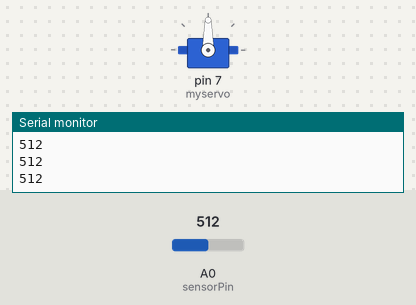
The sketch below on a simulated Arduino Uno, built with avr-gcc and run on an emulated ATmega328P. Shown: servo, the last lines printed to the serial monitor. The inputs (shaded band) are chosen by the test bench; at power-on: A0 (sensorPin) = 512.

Above: at 2.7 s.
2.8 s: A0 (sensorPin) set to 76
4.3 s: A0 (sensorPin) set to 88
At 5.4 s:
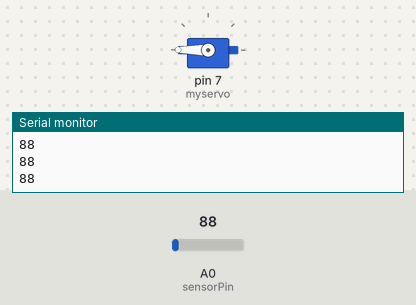
5.8 s: A0 (sensorPin) set to 0
At 6.4 s:
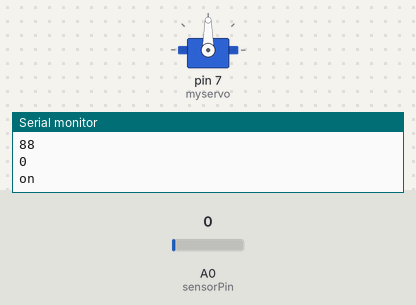
7.3 s: A0 (sensorPin) set to 90
At 7.7 s:
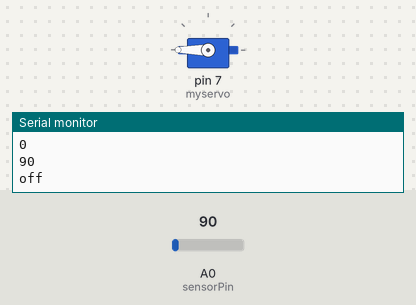
Timing chart, 0 to 9.8 s (numbered marks = the images above; inputs shaded):
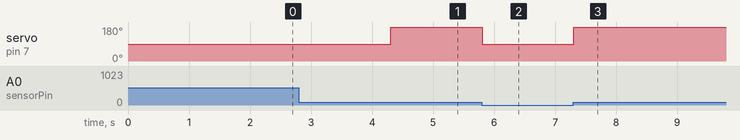

The sketch:

sense_move_w_delay.ino
```cpp
/*sense_move_w_delay
Similar to sense_and_move, but now state dependent. Rather than moving to 90 and back if an object is detected, the paddle changes state depending on the state it
is currently in.
If 90, move to 0
If 0, move to 90
*/


//---------------------------------------------------------------Initializations---------------------------------------------------------------
#include <Servo.h>

Servo myservo;  // create servo object to control a servo
                // twelve servo objects can be created on most boards
int pos = 0;          // variable to store the servo position
int sensorPin = A0;   // select the input pin for the potentiometer
int sensorValue = 0;  // variable to store the value coming from the sensor
int on = 0;           // set to 1 during state change


//---------------------------------------------------------------Functions---------------------------------------------------------------
void setup()
{
  myservo.attach(7);  // attaches the servo on pin 9 to the servo object
  Serial.begin(9600);
}

void loop()
{
  sensorValue = analogRead(sensorPin);
  Serial.println(sensorValue);
  if((sensorValue < 80) && (on == 0)){ //80 is ballpark value for if an event is detected. On is state of paddle
    myservo.write(90); //move paddle
      if(on == 0){
        Serial.println("on");
        delay(1000);
        on = 1; //update state
      }
  }
  if((sensorValue > 80)&&(on == 1)){ //80 is ballpark value for if an event is detected. On is state of paddle
    myservo.write(180); //move paddle
      if(on == 1){
        Serial.println("off");
        delay(1000);
        on = 0; //update state
      }
  }
}
```

Measured:
- after the input at 4.3 s, servo on pin 7 (myservo): 90° → 180° at once
- after the input at 5.8 s, servo on pin 7 (myservo): 180° → 90° at once
- after the input at 7.3 s, servo on pin 7 (myservo): 90° → 180° at once
